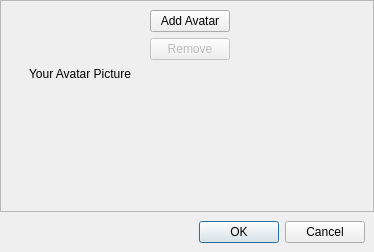
<?xml version="1.0" encoding="UTF-8"?>
<ui version="4.0">
 <class>AvatarDialog</class>
 <widget class="QDialog" name="AvatarDialog">
  <property name="geometry">
   <rect>
    <x>0</x>
    <y>0</y>
    <width>374</width>
    <height>252</height>
   </rect>
  </property>
  <property name="windowTitle">
   <string>Change Avatar</string>
  </property>
  <layout class="QVBoxLayout" name="verticalLayout_3">
   <property name="spacing">
    <number>0</number>
   </property>
   <property name="margin">
    <number>0</number>
   </property>
   <item>
    <widget class="HeaderFrame" name="headerFrame">
     <property name="frameShape">
      <enum>QFrame::StyledPanel</enum>
     </property>
     <property name="frameShadow">
      <enum>QFrame::Raised</enum>
     </property>
    </widget>
   </item>
   <item>
    <widget class="QFrame" name="frame">
     <property name="frameShape">
      <enum>QFrame::StyledPanel</enum>
     </property>
     <property name="frameShadow">
      <enum>QFrame::Raised</enum>
     </property>
     <layout class="QGridLayout" name="gridLayout">
      <item row="0" column="1">
       <layout class="QHBoxLayout" name="horizontalLayout">
        <item>
         <widget class="QLabel" name="avatarLabel">
          <property name="minimumSize">
           <size>
            <width>128</width>
            <height>128</height>
           </size>
          </property>
          <property name="maximumSize">
           <size>
            <width>128</width>
            <height>128</height>
           </size>
          </property>
          <property name="text">
           <string>Your Avatar Picture</string>
          </property>
          <property name="alignment">
           <set>Qt::AlignCenter</set>
          </property>
         </widget>
        </item>
        <item>
         <layout class="QVBoxLayout" name="verticalLayout">
          <item>
           <widget class="QPushButton" name="avatarButton">
            <property name="text">
             <string>Add Avatar</string>
            </property>
           </widget>
          </item>
          <item>
           <widget class="QPushButton" name="removeButton">
            <property name="enabled">
             <bool>false</bool>
            </property>
            <property name="text">
             <string>Remove</string>
            </property>
           </widget>
          </item>
          <item>
           <spacer name="verticalSpacer_2">
            <property name="orientation">
             <enum>Qt::Vertical</enum>
            </property>
            <property name="sizeHint" stdset="0">
             <size>
              <width>20</width>
              <height>40</height>
             </size>
            </property>
           </spacer>
          </item>
         </layout>
        </item>
       </layout>
      </item>
      <item row="0" column="2">
       <spacer name="horizontalSpacer_3">
        <property name="orientation">
         <enum>Qt::Horizontal</enum>
        </property>
        <property name="sizeHint" stdset="0">
         <size>
          <width>61</width>
          <height>98</height>
         </size>
        </property>
       </spacer>
      </item>
      <item row="1" column="0" colspan="3">
       <spacer name="verticalSpacer">
        <property name="orientation">
         <enum>Qt::Vertical</enum>
        </property>
        <property name="sizeHint" stdset="0">
         <size>
          <width>218</width>
          <height>88</height>
         </size>
        </property>
       </spacer>
      </item>
     </layout>
    </widget>
   </item>
   <item>
    <layout class="QHBoxLayout" name="horizontalLayout_2">
     <property name="margin">
      <number>9</number>
     </property>
     <item>
      <spacer name="horizontalSpacer">
       <property name="orientation">
        <enum>Qt::Horizontal</enum>
       </property>
       <property name="sizeHint" stdset="0">
        <size>
         <width>98</width>
         <height>20</height>
        </size>
       </property>
      </spacer>
     </item>
     <item>
      <widget class="QDialogButtonBox" name="buttonBox">
       <property name="orientation">
        <enum>Qt::Horizontal</enum>
       </property>
       <property name="standardButtons">
        <set>QDialogButtonBox::Cancel|QDialogButtonBox::Ok</set>
       </property>
      </widget>
     </item>
    </layout>
   </item>
  </layout>
  <zorder>frame</zorder>
  <zorder>headerFrame</zorder>
 </widget>
 <customwidgets>
  <customwidget>
   <class>HeaderFrame</class>
   <extends>QFrame</extends>
   <header>gui/common/HeaderFrame.h</header>
   <container>1</container>
  </customwidget>
 </customwidgets>
 <resources>
  <include location="../images.qrc"/>
 </resources>
 <connections>
  <connection>
   <sender>buttonBox</sender>
   <signal>accepted()</signal>
   <receiver>AvatarDialog</receiver>
   <slot>accept()</slot>
   <hints>
    <hint type="sourcelabel">
     <x>248</x>
     <y>254</y>
    </hint>
    <hint type="destinationlabel">
     <x>157</x>
     <y>274</y>
    </hint>
   </hints>
  </connection>
  <connection>
   <sender>buttonBox</sender>
   <signal>rejected()</signal>
   <receiver>AvatarDialog</receiver>
   <slot>reject()</slot>
   <hints>
    <hint type="sourcelabel">
     <x>316</x>
     <y>260</y>
    </hint>
    <hint type="destinationlabel">
     <x>286</x>
     <y>274</y>
    </hint>
   </hints>
  </connection>
 </connections>
</ui>
